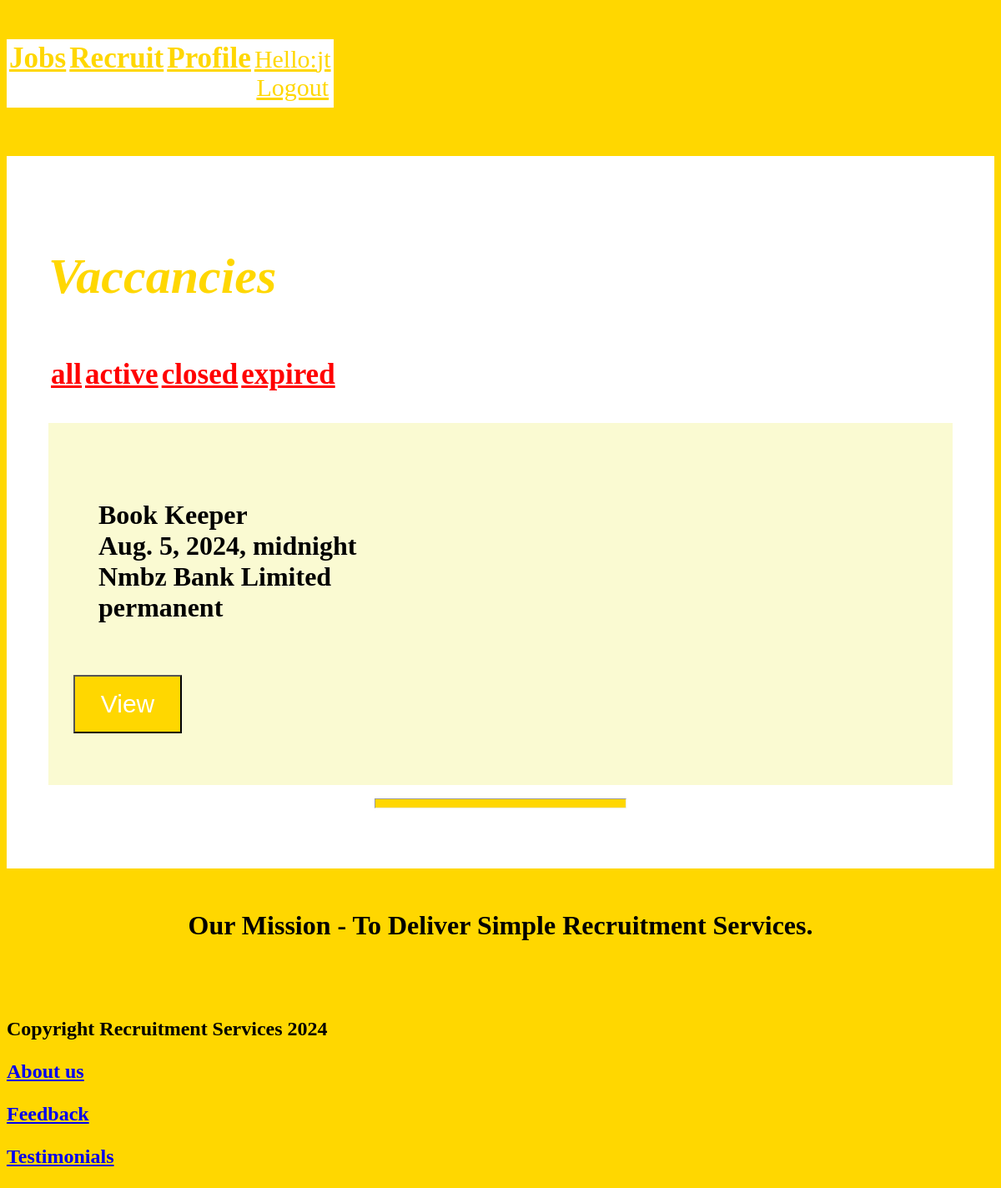
Page /recruiters/expired (signed in) on the committed database.
### recruitersite/models.py (models this page shows)
class Vaccancy(models.Model):
    vaccancyid = models.IntegerField(blank=False,unique=True,primary_key=True)
    user = models.ForeignKey(User,on_delete=models.CASCADE,blank=True)
    title = models.CharField(blank=True,max_length=100,unique=False)
    date_posted = models.DateTimeField()
    expiry_date = models.DateTimeField()
    recruiter = models.CharField(blank=True,max_length=100,unique=False)
    employmenttype = models.CharField(blank=True,max_length=100,unique=False)
    location = models.CharField(blank=True,max_length=100,unique=False)
    dutation = models.CharField(blank=True,max_length=100,unique=False)
    responsibilities = models.CharField(blank=True,max_length=500,unique=False)
    attributes = models.CharField(blank=True,max_length=300,unique=False)
    requirements = models.CharField(blank=True,max_length=500,unique=False)
    offer = models.CharField(blank=True,max_length=100,unique=False)
    def __str__(self):
        return self.user.username

### recruitersite/views.py (the view)
# urls.py: path('expired',views.expired,name='expired'),
def expired(request):
    now = datetime.datetime.now()
    user=request.user
    vaccancies=0
    buffer=set()
    try:
        vaccancies=Vaccancy.objects.filter(user=user)
        for vaccancy in vaccancies:
            expiry_date = datetime.datetime(vaccancy.expiry_date.year,vaccancy.expiry_date.month,vaccancy.expiry_date.day,vaccancy.expiry_date.hour,vaccancy.expiry_date.minute,vaccancy.expiry_date.second)
            time_left=expiry_date-now
            if int(time_left.total_seconds())<=0:
                buffer.add(vaccancy)
        print('vacancies found')
    except:
        print('failed to get vaccancies')
        vaccancies=0
    print(buffer)
    vaccancies=buffer
    my_dict = {'vaccancies':vaccancies}
    return render(request,'recruitersite/expired.html',context=my_dict)

### templates/recruitersite/expired.html (shortened to what this page needs)
{% extends 'recruitmentservices/base.html' %}
{% load static %}
{% block body_block %}
<div class='main_container'>
    <div class='center'>
    <h1 class='title'><p class='signin'>Vaccancies</p>
        <table class='table'>
    <td class='td6'align=center><a class='link' href='{% url 'recruitersite_app:index'%}'><h3>all</h3></a></td>
    <td class='td6'align=center><a class='link' href='{% url 'recruitersite_app:active'%}'><h3>active</h3></a></td>
    <td class='td6'align=center><a class='link' href='{% url 'recruitersite_app:index'%}'><h3>closed</h3></a></td>
    <td class='td6'align=center><a class='link' href='{% url 'recruitersite_app:expired'%}'><h3>expired</h3></a></td>
        </table>
        {%if vaccancies%}
        {%for vaccancy in vaccancies%}
        <div class='vaccancy_div'>
        <p  class='vaccancy_div'>{{vaccancy.title}}<br>{{vaccancy.expiry_date}}<br>{{vaccancy.recruiter}}<br>{{vaccancy.employmenttype}}</p>
             <form action={% url 'recruitersite_app:view'%} method='POST'enctype='multipart/form-data' method='post'>
        <p>
                         <p><input class='registerbtn1' class='button1' type='submit' name='' value='View'></p>
                </p>
                </form>
        </div><hr class='hr'>
        {%endfor%}
        {%else%}
        <p>You do not have any expired vaccancies</p>
        {%endif%}
        </h1>
    </div></div>
    {% endblock %}

### templates/recruitmentservices/base.html (shortened to what this page needs)
{% load static %}
<html>
<head>
      <link rel='stylesheet'href={% static 'css/style.css'%}>
</head>
<body class='head'><br>
   <h1>
<table class='table'>
    <td class='td6'align=center><a class='links' href='{% url 'index'%}'><h3>Jobs</h3></a></td>
<td class='td6'align=center><a class='links' href='{% url 'recruitersite_app:index'%}'><h3>Recruit</h3></a></td>
<td class='td6'align=center><a class='links' href='{% url 'index'%}'><h3>Profile</h3></a></td>
    {% if user.is_authenticated %}
            <td class='td6'align=center><a class='links' href='{% url 'accounts_app:user_logout'%}'>Hello:{{user.username}}<br>Logout </a></td>
          {% else %}
            <td class='td6'align=center><a class='links' href='{% url 'accounts_app:user_login'%}'><br><h3>Login</h3></a></td>
          {% endif %}
</table>{{user.profile_pics}}<br>
</h1>
</body>
{% block body_block %}{% endblock %}
   <div align='center'class='body'>
<br><h1><p  class='brandtext'>Our Mission - To Deliver Simple Recruitment Services.</p>
    </h1><br><br></div>
<div class='footer'>
   <h2><p>Copyright Recruitment Services 2024</p><a href='{%url 'aboutus'%}'><p>About us</p></a><a href='{%url 'feedback'%}'><p>Feedback</p></a><a href='{%url 'testimonials'%}'><p>Testimonials</p></a></h2>
</div>
</html>

### static/css/style.css (style rules this page uses)
.head { background-color: gold; }
.main_container { background-color: white; }
.link { color:red; }
.links { color:gold; font-style: normal; }
.center { padding:50px; }
.vaccancy_div { background-color: lightgoldenrodyellow; padding: 30px; }
.hr { width: 300px; height: 10px; background-color: gold; color:gold; }
.signin { color:gold; font-size: 60px; font-style: oblique; font-weight:900; }
.registerbtn1 { background-color:gold; color:white; height:70px; width:130px; font-size:30px; size:70px; }
.table { background-color: white; border-bottom-color: red; border-bottom-width: 30px; }
.td6 { color:gold; font-size: 30px; border-bottom-color: aqua; border-bottom-color: red; border-bottom-width: 30px; }

### rows in the picture
Vaccancy: title "Book Keeper", expiry_date "Aug. 5, 2024, midnight", recruiter "Nmbz Bank Limited", employmenttype "permanent"

### other values in the picture
{{ user.username }} "jt"
